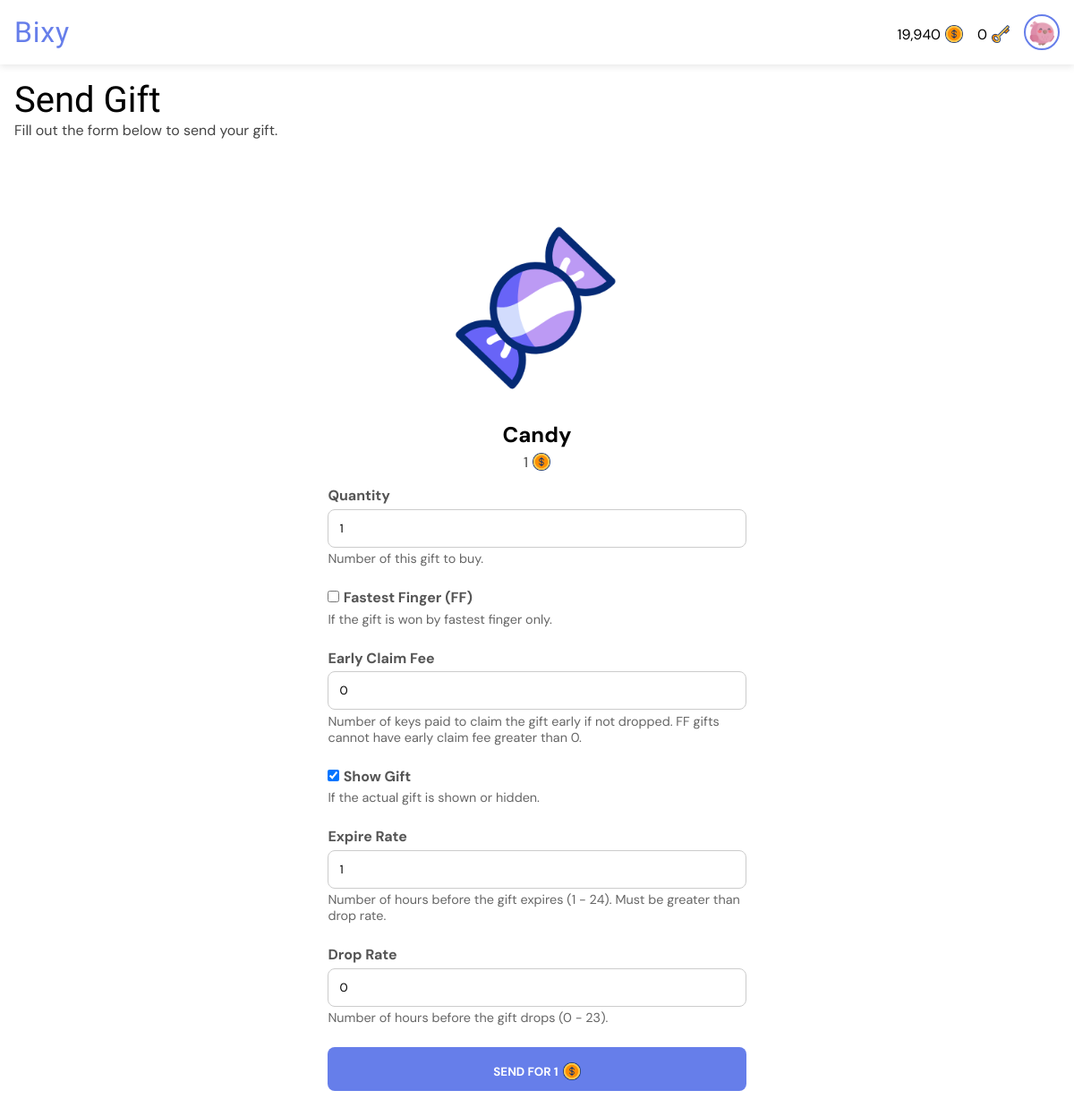
The app's page /gifts/buy/1/ (signed in) with its own data.
### giftapp/models.py (models this page shows, shortened)
class User(AbstractUser):
    gender = models.CharField(max_length=6, choices=GENDERS, default=GENDERS[0][0])
    is_verified = models.BooleanField(default=False, help_text="If the user's email address is verified or not.")
    email = models.EmailField(unique=True, blank=False, null=False)
    new_email = models.EmailField(unique=False, blank=True, null=True)
    coins = models.PositiveIntegerField(default=0)
    won_coins = models.PositiveIntegerField(default=0)
    keys = models.PositiveIntegerField(default=0)
    verify_code = models.CharField(max_length=255, null=True, blank=True)
    change_email_code = models.CharField(max_length=255, null=True, blank=True)
    profile_pic = models.ForeignKey(ProfilePicture, on_delete=models.SET_NULL, related_name='owners', null=True)
    deactivated_at = models.DateTimeField(null=True, blank=True)
    USERNAME_FIELD = "email"
    REQUIRED_FIELDS = ["username"]

class ProfilePicture(models.Model):
    name = models.CharField(max_length=50, null=False, blank=False)
    image = models.ImageField(null=False, blank=False, upload_to='profile_pics')

class Gift(models.Model):
    name = models.CharField(max_length=50, null=True, blank=True)
    cost = models.PositiveIntegerField(default=0)
    image = models.ImageField(null=True, blank=True, upload_to='gift_images')
    gif = models.FileField(null=True, blank=True, upload_to='gift_gifs')

### giftapp/views.py (the view)
# urls.py: path("gifts/buy/<int:gift_id>/", views.buy_gift, name="buy_gift"),
@login_required
def buy_gift(request, gift_id):
    gift = get_object_or_404(Gift, id=gift_id)
    if request.method == "POST":
        quantity = int(request.POST['quantity'])
        total_cost = int(gift.cost * quantity)
        if request.user.coins < total_cost:
            rem_amount = total_cost - request.user.coins
            return render(request, "need_coins.html", {'gift': gift, 'rem_amount': rem_amount, 'quantity': quantity, 'total_cost': total_cost, 'message': 'send this gift'})
        else:
            form = GiftForm(request.POST)
            if form.is_valid():
                user = request.user
                updated_coins = user.coins - total_cost
                user.coins = updated_coins
                user.save()
                gift_transaction = form.save(commit=False)
                if not gift_transaction.is_fastest_finger:
                    recipients = User.objects.exclude(id=request.user.id)
                    recipient = random.choice(recipients) if recipients.exists() else None
                    gift_transaction.recipient = recipient
                expire_date = gift_transaction.created_at + timedelta(hours=gift_transaction.expire_rate)
                drop_date = gift_transaction.created_at + timedelta(hours=gift_transaction.drop_rate)
                gift_transaction.gifter = request.user
                gift_transaction.gift = gift
                gift_transaction.expire_date = expire_date
                gift_transaction.drop_date = drop_date
                gift_transaction.save()
                return render(request, 'gift_success.html', {'gift_transaction': gift_transaction})
    else:
        form = GiftForm()
    return render(request, "buy_gift.html", {'gift': gift, 'form': form})

### giftapp/forms.py (shortened to what this page needs)
class GiftForm(forms.ModelForm):
    class Meta:
        model = GiftTransaction
        fields = ['quantity', 'is_fastest_finger', 'early_claim_fee', 'is_visible', 'expire_rate', 'drop_rate']
        labels = {
            'is_fastest_finger': 'Fastest Finger (FF)',
            'is_visible': 'Show Gift',
            'early_claim_fee': 'Early Claim Fee',
            'expire_rate': 'Expire Rate',
            'drop_rate': 'Drop Rate'
        }

### templates/buy_gift.html (shortened to what this page needs)
{% extends 'base.html' %}
{% load static %}
{% load humanize %}
{% load timefilters %}
{% block title %}
<link rel="stylesheet" href="{% static 'css/all_gifts.css' %}">
{% endblock %}
{% block body %}
<div class="heading">
    <h1>Send Gift</h1>
    <p>Fill out the form below to send your gift.</p>
</div>
<div class="buy">
    <div class="buy-sub">
        <div class="gift-info">
            <img src="{{ gift.gif.url }}" alt="Gift image">
            <h2>{{ gift.name }}</h2>
            <div href="" class="cost">
                <p>{{ gift.cost|intcomma }}</p>
                <img src="{% static 'images/dollar.png' %}" alt="Gift image">
            </div>
        </div>
        <form class="login-form" action="{% url 'buy_gift' gift.id %}" method="post" id="buyGiftForm">
            {% for field in form %}
            {% if field.label == 'Fastest Finger (FF)' or field.label == 'Show Gift' %}
            {{ field }}
            <label for="{{ field.id_for_label }}" class="inline">{{ field.label }}</label>
            {% else %}
            <label for="{{ field.id_for_label }}">{{ field.label }}</label>
            {{ field }}
            {% endif %}
            <p class="help">{{ field.help_text }}</p>
            {% endfor %}
            <button type="submit">
                <div class="cost wh">
                    <p id="button">Send for {{ gift.cost }}</p>
                    <img src="{% static 'images/dollar.png' %}" alt="Gift image">
                </div>
            </button>
        </form>
    </div>
</div>
{% endblock %}

### templates/base.html (shortened to what this page needs)
<!DOCTYPE html>
<html lang="en">
<head>
    {% load static %}
    {% load humanize %}
    {% load timefilters %}
    {% block title %} {% endblock %}
</head>
<body>
    <nav class="navbar">
        <div class="logo-container" role="link" tabindex="0">
            <a href="{% url 'all_gifts' %}" class="logo-text">Bixy</a>
        </div>
        <div class="profile-section" id="profileSection">
            {% if user.is_authenticated %}
            <a href="{% url 'buy_coins' %}" style="text-decoration: none; color: black;">
                <div class="cost">
                    <p>{{ user.coins|intcomma }}</p>
                    <img src="{% static 'images/dollar.png' %}" alt="Gift image">
                </div>
            </a>
            <a href="{% url 'buy_coins' %}" style="text-decoration: none; color: black;">
                <div class="cost">
                    <p>{{ user.keys|intcomma }}</p>
                    <img src="{% static 'images/key.png' %}" alt="Gift image">
                </div>
            </a>
            <a href="{% url 'profile' %}">
                <img src="{{ user.profile_pic.image.url }}" alt="Profile picture" class="profile-pic" />
            </a>
            {% else %}
            <a href="{% url 'signin' %}" class="btn login">Login</a>
            <a href="{% url 'signup' %}" class="btn signup">Sign Up</a>
            {% endif %}
        </div>
    </nav>
    <main>
        <section>
            {% block body %} {% endblock %}
        </section>
    </main>
</body>
</html>

### static/css/all_gifts.css (style rules this page uses)
* { margin: 0; padding: 0; box-sizing: border-box; font-family: "DM Sans", sans-serif; font-optical-sizing: auto; font-style: normal; }
html { font-size: 16px; }
:root { --background-color: white; --text-color: black; --label-color: #555; --even-row-color: #f9f9f9; --input-background-color: white; --input-text-color: black; --input-border-color: #ccc; --sub-text-color: #444; --button-color: #667eea; --link-color: #667eea; --button-hover-color: #7f53d2; --card-background-color: rgb(240, 235, 235); --card-text-color: var(--text-color); --card-button-color: white; --tag-bg: #dbd7d7; --tag-text: black; --padding-value: 1rem; }
* { margin: 0; padding: 0; box-sizing: border-box; }
body { background-color: var(--background-color); }
.navbar { display: flex; justify-content: space-between; align-items: center; padding: 1rem var(--padding-value); background: var(--background-color); box-shadow: 0 2px 8px rgba(0, 0, 0, 0.1); position: fixed; top: 0; width: 100%; z-index: 1000; }
.logo-container { display: flex; align-items: center; cursor: pointer; user-select: none; }
.logo-text { font-weight: 700; font-size: 2rem; color: var(--button-color); line-height: 1; letter-spacing: .05rem; font-family: "Passion One", sans-serif; font-weight: 400; font-style: normal; text-decoration: none; }
.profile-section { display: flex; align-items: center; gap: 1rem; }
.profile-pic { width: 40px; height: 40px; border-radius: 50%; object-fit: cover; cursor: pointer; border: 2px solid var(--button-color); transition: box-shadow 0.3s ease; padding: .2rem; display: block; }
main { margin-top: 4.5em; }
div.heading { padding: 1rem var(--padding-value); }
div.heading h1 { font-family: "Passion One", sans-serif; font-weight: 400; font-style: normal; text-decoration: none; font-size: 2.5rem; color: var(--text-color); }
div.heading p { color: var(--sub-text-color); }
div.gift-info { display: flex; flex-direction: column; align-items: center; padding: 1em; }
div.gift-info h2 { color: var(--text-color); }
div.gift-info p { color: var(--sub-text-color); }
div.cost { display: flex; align-items: center; gap: 5px; justify-content: center; margin-top: .3rem; color: var(--text-color); }
div.cost img { width: 20px !important; height: 20px !important; }
div.buy { display: flex; flex-direction: column; align-items: center; padding: 2rem var(--padding-value); }
div.buy-sub { width: 40%; }
div.buy img { width: 250px; height: 250px; }
.login-form p:not(#button) { margin-bottom: 1.5rem; color: #666; }
.login-form label { display: block; margin-bottom: 0.3rem; font-weight: bold; color: var(--label-color); }
.login-form label.inline { display: inline-block; }
.login-form input[type="number"], .login-form input[type="text"], .login-form input[type="email"], select, .login-form input[type="password"] { width: 100%; padding: 0.75rem; margin-bottom: .2rem; border: 1px solid var(--input-border-color); border-radius: 8px; transition: border-color 0.3s; background-color: var(--input-background-color); color: var(--input-text-color); }
.login-form button { width: 100%; padding: 0.75rem; background: var(--button-color); color: white; border: none; border-radius: 8px; font-weight: bold; text-transform: uppercase; cursor: pointer; transition: background 0.3s; }
div.cost.wh p { color: white; }
p.help { color: var(--sub-text-color); font-size: .9em; margin-bottom: 1rem; }

### records on screen
User: coins "19,940", keys "0", profile_pic.image (picture)
Gift: gif (picture), name "Candy", cost "1"

### other values on screen
{{ field.label }} "Quantity" "Early Claim Fee" "Expire Rate" "Drop Rate"
{{ field.help_text }} "Number of this gift to buy." "If the gift is won by fastest finger only." "Number of keys paid to claim the gift early if not dropped. FF gifts cannot have early claim fee greater than 0." "If the actual gift is shown or hidden." "Number of hours before the gift expires (1 - 24). Must be greater than drop rate." "Number of hours before the gift drops (0 - 23)."
{{ field.label }} "Fastest Finger (FF)" "Show Gift"
